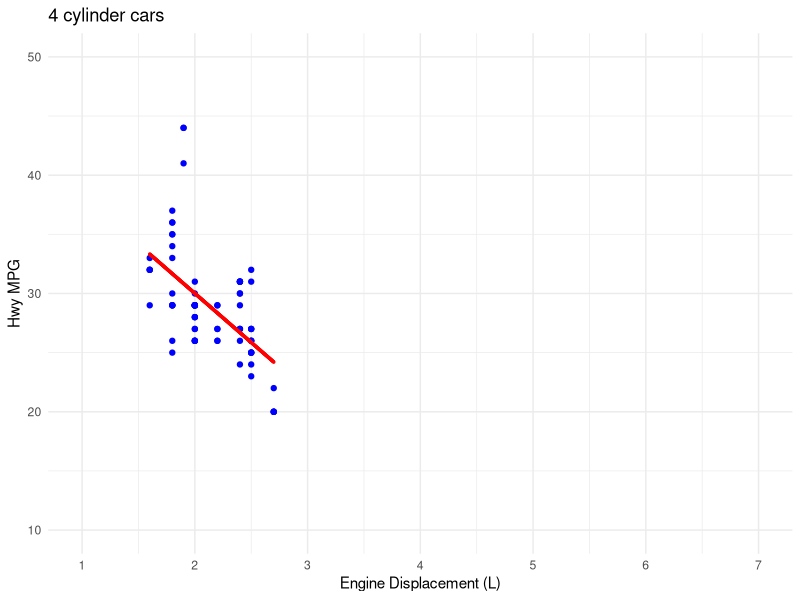
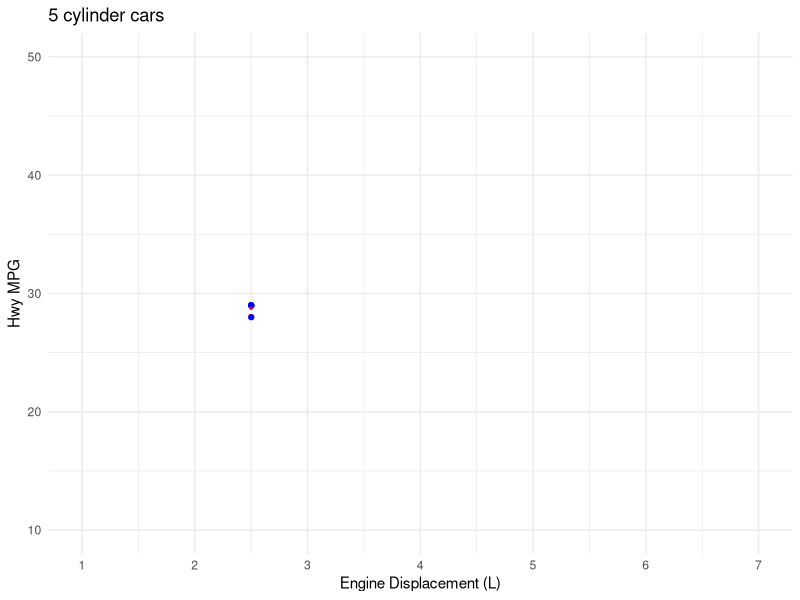
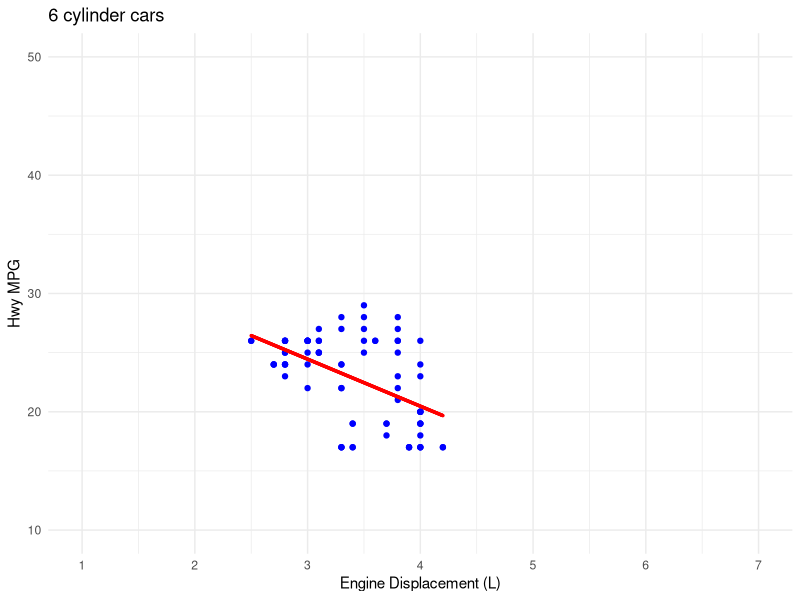
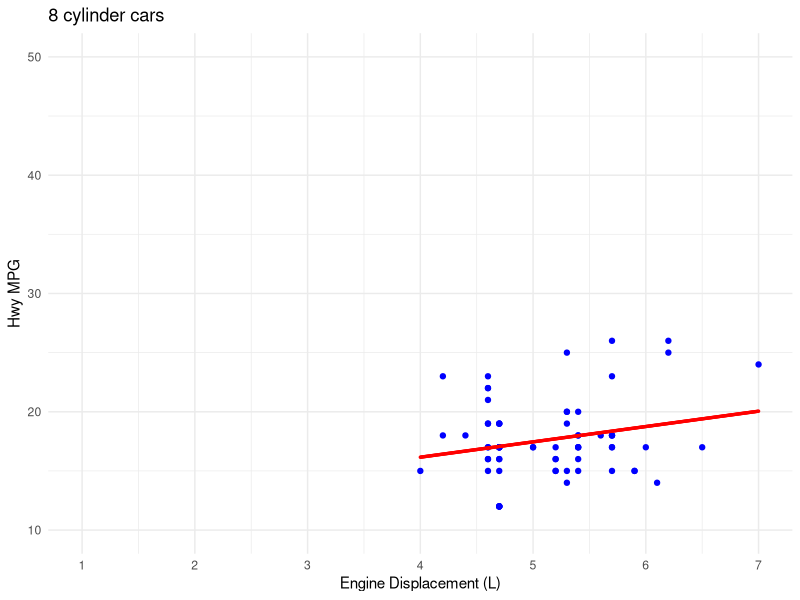

Write the R code that produced these figures, in order.
## ---- chunk 1
knitr::include_graphics("https://media.giphy.com/media/7MIULHLEeZyKs/giphy.gif")
## ---- chunk 2
library(tidyverse)
library(magrittr)
library(modelr) 
library(knitr)
## ---- chunk 3
mpg %>% head() 
## ---- chunk 4
ds_mpg <- 
  mpg %>% 
    group_by(cyl) %>% 
    nest() %>% 
    arrange(cyl)

ds_mpg
## ---- chunk 5
ds_mpg$data[[1]] |> head() 
## ---- chunk 6
# Create a custom function for modeling the data
foo_model <- function(data){
  lm(hwy ~ displ, data)
}

# iteratively apply that function to each dataframe in the list column called data
ds_mpg %<>% 
  mutate(model = map(.x = data, .f = foo_model))

ds_mpg |> head() 
## ---- chunk 7
# First let's add another list column for the data grids
ds_mpg %<>%
  mutate(
    grid = map(
      .x = data, # the variable you are mapping to ...
      .f = data_grid, # ... the function
        # next come arguments for the function 
        displ = seq_range(displ, 500)
    )
  ) 

# then let's add predicted values
ds_mpg %<>% 
  mutate(pred = map2(grid, model, add_predictions, var = "hwy_pred"))

ds_mpg |> head() 
## ---- chunk 8
# Create custom plotting function
gg_foo <- function(data_orig = data, data_pred = pred, cyl = cyl){
  # generate plot title
  plot_title <- paste(cyl, "cylinder cars")
    
  # plot raw data
  data_orig %>% 
    ggplot(aes(x = displ, y = hwy)) + 
    geom_point(color = "blue") +
    # plot model predicted values
    geom_point(
      data = data_pred, 
      aes(x = displ, y = hwy_pred), 
      color = "red",
      size = .5
    ) + 
    scale_x_continuous(
      breaks = seq(1, 7, by = 1),
      limits = c(1, 7)
    ) + 
    scale_y_continuous(
      breaks = seq(10, 50, by = 10),
      limits = c(10, 50)
    ) +
    labs(
      title = plot_title, 
      x = "Engine Displacement (L)",
      y = "Hwy MPG"
    ) +
    theme_minimal()
}

# Iteratively apply function 
ds_mpg %<>%
  mutate(
    plots = 
      pmap(       
        .l = list(
          data_orig = data, 
          data_pred = pred, 
          cyl = cyl
        ), 
        .f = gg_foo
      )
  ) 

ds_mpg |> head() 
## ---- chunk 9
ds_mpg$plots
## ---- chunk 10
name_plots <- function(name = cyl){
  str_c("plot_", name, "cyl.png")
}

ds_mpg %<>% 
  mutate(file_names = map_chr(cyl, name_plots))
